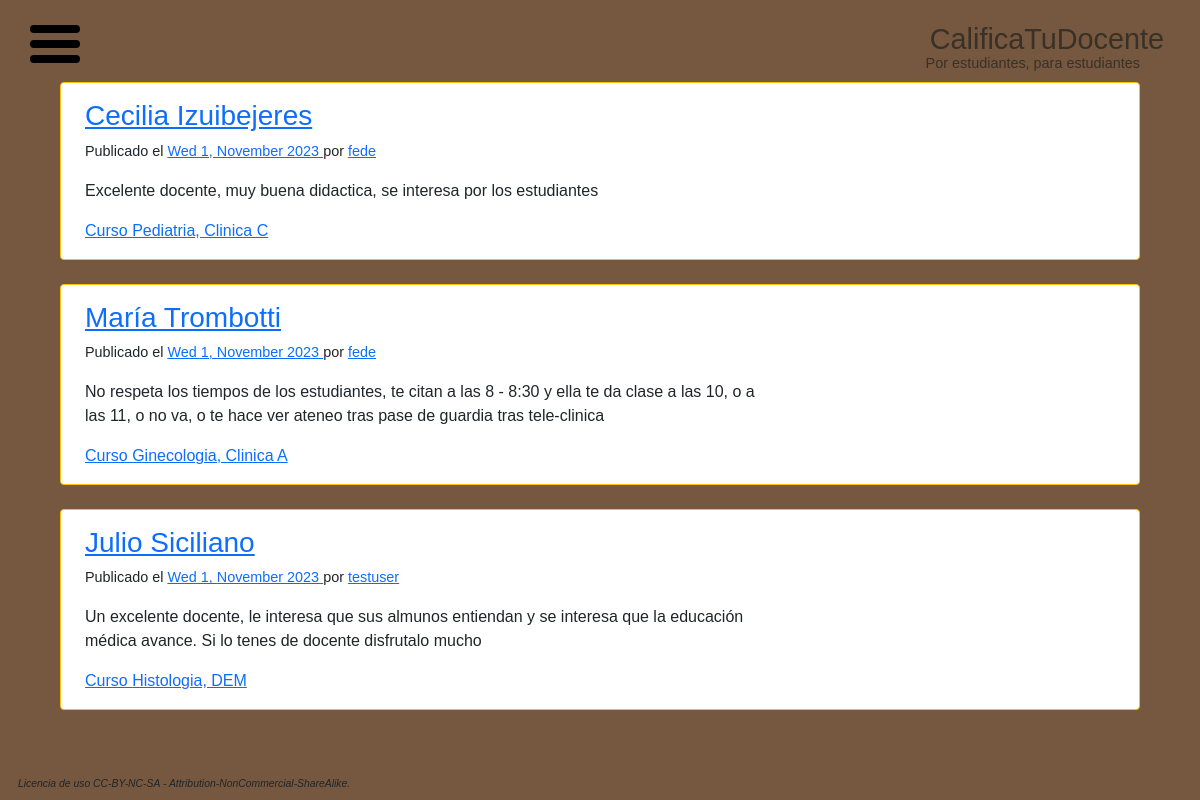
/home/, run on an earlier commit of the app's database.
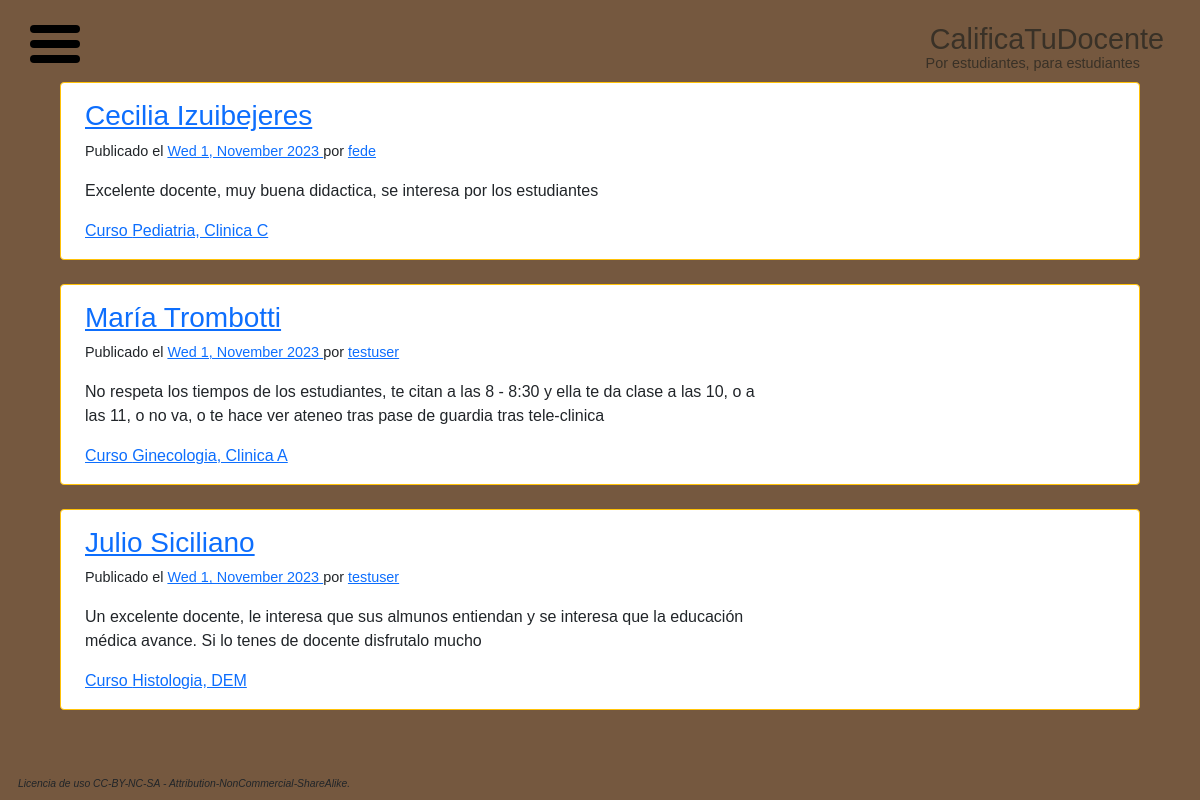
And on a later commit of the database.
### calificami/models.py (models this page shows, shortened)
class Post(models.Model):
    title = models.CharField(max_length=50)
    content = models.TextField(max_length=750)
    datePosted = models.DateTimeField(default=timezone.now)
    author = models.ForeignKey(User, on_delete=models.CASCADE)
    course = models.CharField(max_length=30, default='ninguno')

### calificami/views.py (the view)
# urls.py: path('home/', views.home, name='ctd-home'),
def home(request):
    context = {
        'posts' :  Post.objects.all()
    }
    return render(request, 'calificami/home.html', context )

### calificami/templates/calificami/home.html
{% extends "layout.html" %}
{% block body %}
        {% for post in posts %}
<div class="container">
  <div class="row">
    <div class="card row-hover pos-relative py-3 px-4 mb-3 border-warning border-top-5 border-right-5 border-bottom-5 rounded-5" style="max-width: 90vw; margin: auto; margin-top: 1vh">
        <div class="row align-items-center">
          <div class="col-md-8 mb-3 mb-sm-0">
            <h3>
              <a href="#" class="text-primary"> {{ post.title }} </a>
            </h3>
            <p class="text-sm" style="font-size: 0.9rem;"><span class="op-6"> Publicado el </span> <a class="text-black" href="#"> {{ post.datePosted|date:"D j, E Y" }} </a> <span class="op-6"> por </span> <a class="text-black" href="#"> {{ post.author }} </a></p>
            <p class="text-m"><span class="op-6"> {{ post.content }} </p>
            <div class="text-sm op-5"> <a class="text-black mr-2" href="#"> Curso {{ post.course }} </a>
          </div>
        </div>
      </div>
    </div>
  </div>
</div>
        {% endfor %}
{% endblock body %}

What changed in the data, as far as the page shows it:
changed Post "María Trombotti": author "fede" → "testuser"
